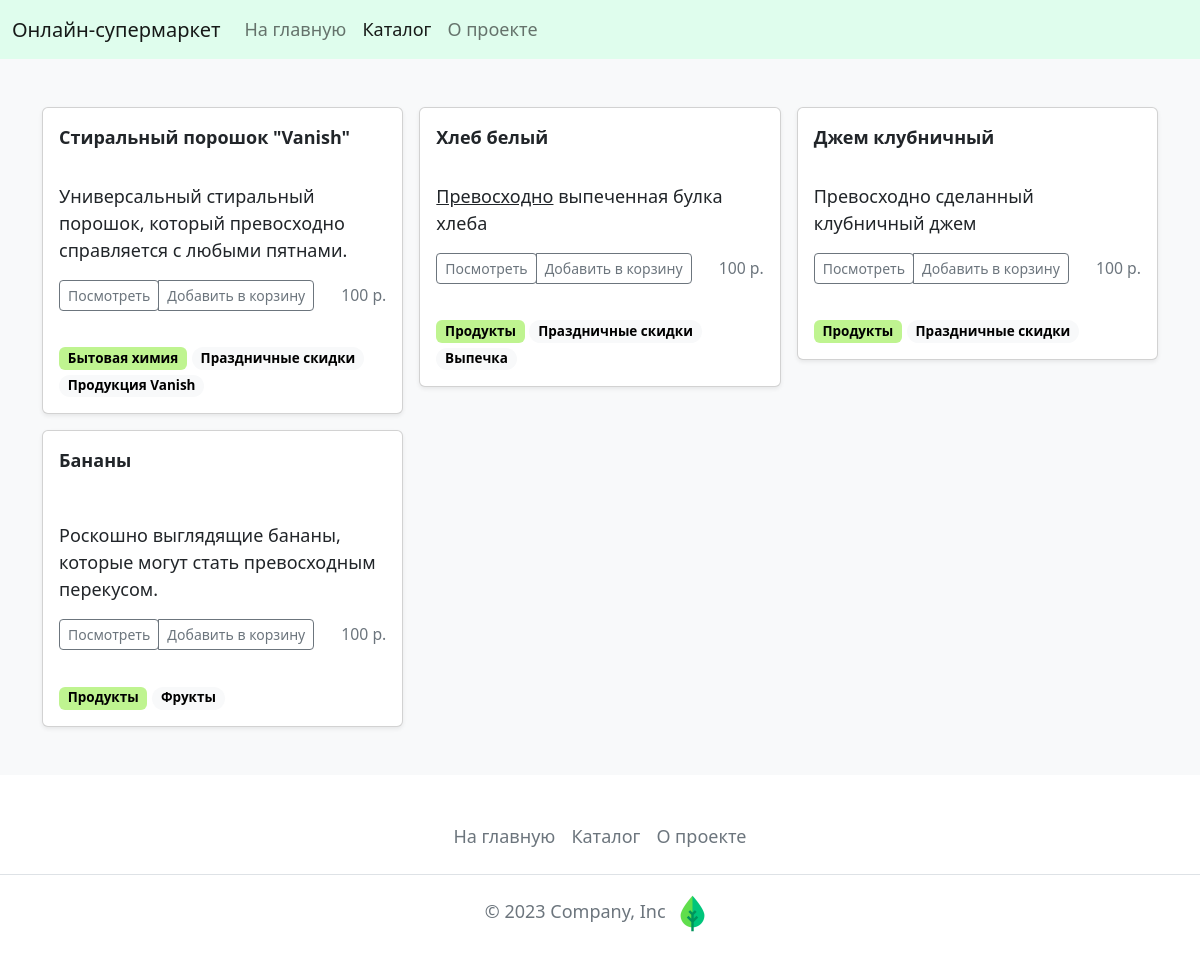
The app's page /catalog/, older data.
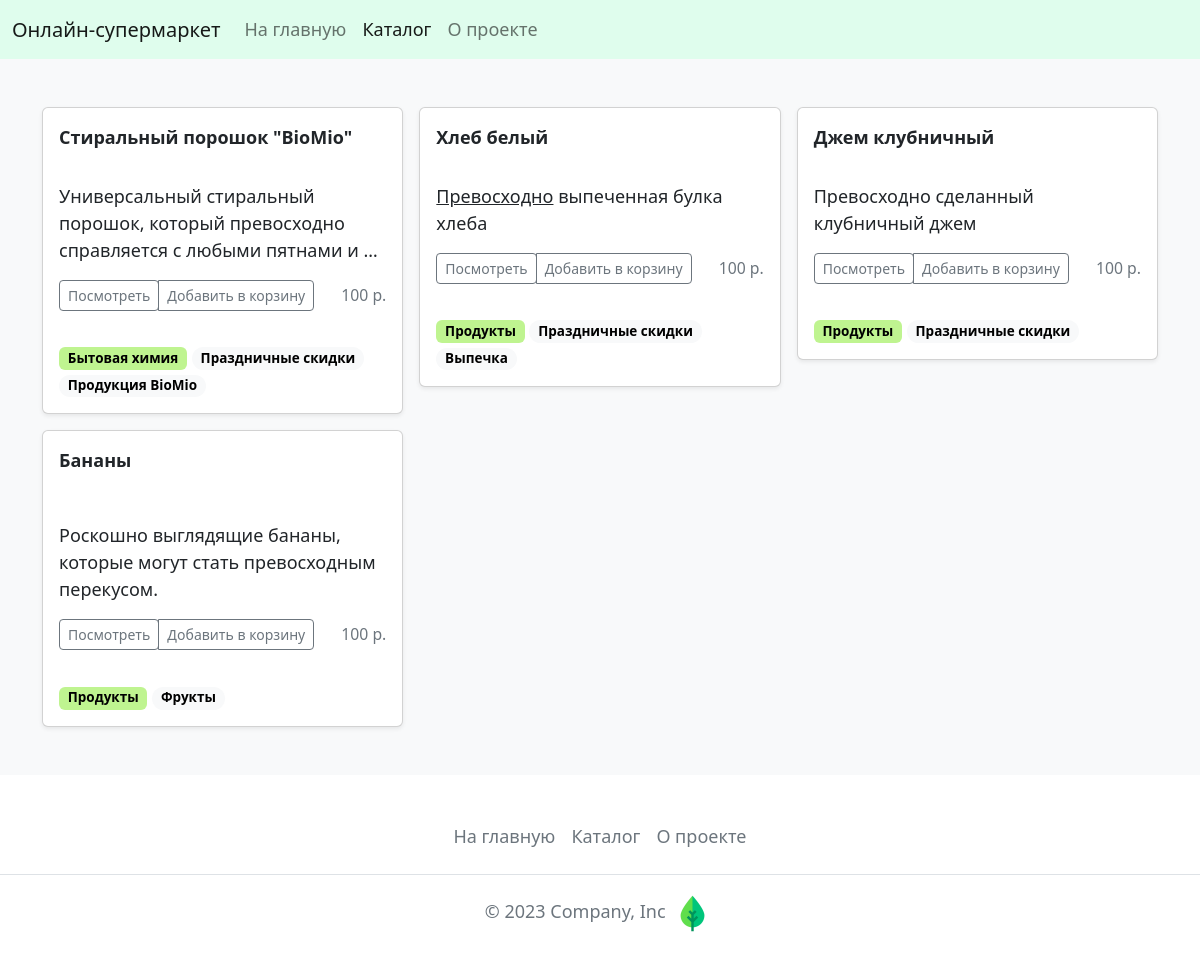
The same page, newer data.
### catalog/models.py (models this page shows)
class Item(ModelForCatalog):
    objects = ItemManager()
    text = models.TextField('описание',
                            help_text='Укажите описание товара',
                            validators=[
                                validator_word_good
                            ])
    category = models.ForeignKey('Category',
                                 on_delete=models.CASCADE,
                                 related_name='item',
                                 verbose_name='категория',
                                 help_text='Укажите категорию')
    tags = models.ManyToManyField(Tag, verbose_name='тэги',
                                  help_text='Выберите тэги.')
    is_on_main = models.BooleanField('отображать товар на главной?',
                                     help_text='Укажите, должен ли товар '
                                     'отображаться на главной',
                                     default=False)
    class Meta:
        verbose_name = 'товар'
        verbose_name_plural = 'товары'
    def get_absolute_url(self):
        return reverse('catalog:item_detail', args=[self.id])

class Tag(ModelForCatalog):
    slug = models.SlugField('слаг',
                            max_length=200,
                            unique=True,
                            help_text='Укажите слаг')
    class Meta:
        verbose_name = 'тэг'
        verbose_name_plural = 'тэги'

class Category(ModelForCatalog):
    slug = models.SlugField('слаг',
                            max_length=200,
                            unique=True,
                            help_text='Укажите слаг')
    weight = models.PositiveSmallIntegerField('вес',
                                              default=100,
                                              help_text='Чем меньше вес, '
                                              'тем раньше товар в выдаче',
                                              validators=[
                                                validators.MinValueValidator(
                                                    0
                                                ),
                                                validators.MaxValueValidator(
                                                    32767
                                                )
                                              ])
    class Meta:
        verbose_name = 'категория'
        verbose_name_plural = 'категории'

### catalog/views.py (the view)
# urls.py: path('', views.item_list, name='item_list'),
def item_list(request):
    template = 'catalog/item_list.html'
    items = models.Item.objects.published().order_by('category', 'id')
    context = {'items_list': items}
    return render(request, template, context)

### catalog/models.py (called while the page is built)
    def published(self):
        return (
            self.get_queryset()
            .filter(is_published=True)
            .filter(category__is_published=True)
            .select_related('category', 'imagemodel')
            .prefetch_related(
                models.Prefetch(
                    'tags',
                    queryset=Tag.objects.filter(is_published=True).only('name')
                )
            ).only('name', 'text', 'category_id',
                   'category__name', 'imagemodel__image')
        )

    @property
    def get_main_image_300_200(self):
        return get_thumbnail(self.image,
                             '300x200',
                             crop='center',
                             quality=51)

### core/models.py (called while the page is built)
    def __str__(self):
        return self.name

### templates/catalog/item_list.html
{% extends 'base.html' %}
{% block content %}
{% load static %}
<div class="album py-5 bg-light">
  <div class="container">
    <div class="row row-cols-1 row-cols-sm-2 row-cols-md-3 g-3">
      {% for item in items_list %}
      {% include "includes/single_item.html" %}
      {% empty %}
      <p>Тут пока пусто, но скоро мы добавим товары!</p>
      {% endfor %}
    </div>
  </div>
</div>
{% endblock%}

### templates/includes/single_item.html (shortened to what this page needs)
<div class="col">
    <div class="card shadow-sm">
      <div class="card-body">
        <b>{{ item.name }}</b>
      </div>
      <div class="card-body">
        <p class="card-text">{{ item.text|safe|truncatewords_html:10 }}</p>
        <div class="d-flex justify-content-between align-items-center">
          <div class="btn-group">
            <form action="{{ item.get_absolute_url }}">
              <button type="submit" class="btn btn-sm btn-outline-secondary">Посмотреть</button>
            </form>
            <button type="button" class="btn btn-sm btn-outline-secondary">Добавить в корзину</button>
          </div>
          <small class="text-muted">100 р.</small>
        </div>
      </div>
      <div class="card-body">
        <span class="badge" style="background-color: #BFF490; color: black;">{{ item.category }}</span>
        {% for tag in item.tags.all %}<span class="badge rounded-pill text-bg-light">{{ tag.name }}</span> {% endfor %}
      </div>
    </div>
  </div>

Row changes from the older to the newer data that the page shows:
changed Item "Бытовая химия": name "Стиральный порошок \"Vanish\"" → "Стиральный порошок \"BioMio\""; text "Универсальный стиральный порошок, который превосходно справляется с любыми пятнами." → "Универсальный стиральный порошок, который превосходно справляется с любыми пятнами и …"
changed Tag: name "Продукция Vanish" → "Продукция BioMio"
